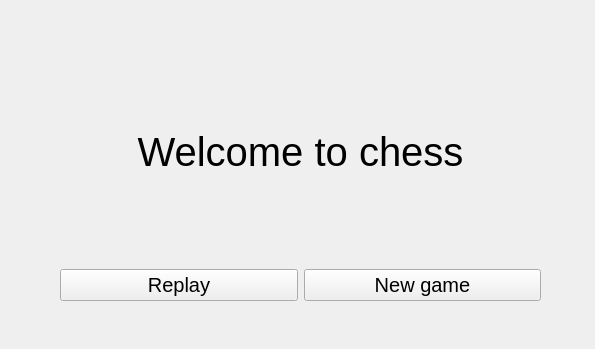
<?xml version="1.0" encoding="UTF-8"?>
<ui version="4.0">
 <class>MainWindow</class>
 <widget class="QWidget" name="MainWindow">
  <property name="geometry">
   <rect>
    <x>0</x>
    <y>0</y>
    <width>595</width>
    <height>349</height>
   </rect>
  </property>
  <property name="windowTitle">
   <string>Form</string>
  </property>
  <widget class="QWidget" name="">
   <property name="geometry">
    <rect>
     <x>60</x>
     <y>40</y>
     <width>481</width>
     <height>261</height>
    </rect>
   </property>
   <layout class="QVBoxLayout" name="verticalLayout">
    <item>
     <widget class="QLabel" name="label">
      <property name="font">
       <font>
        <pointsize>30</pointsize>
       </font>
      </property>
      <property name="text">
       <string>Welcome to chess</string>
      </property>
      <property name="alignment">
       <set>Qt::AlignCenter</set>
      </property>
     </widget>
    </item>
    <item>
     <layout class="QHBoxLayout" name="horizontalLayout">
      <item>
       <widget class="QPushButton" name="replay">
        <property name="font">
         <font>
          <pointsize>15</pointsize>
         </font>
        </property>
        <property name="text">
         <string>Replay</string>
        </property>
       </widget>
      </item>
      <item>
       <widget class="QPushButton" name="newgame">
        <property name="font">
         <font>
          <pointsize>15</pointsize>
         </font>
        </property>
        <property name="text">
         <string>New game</string>
        </property>
       </widget>
      </item>
     </layout>
    </item>
   </layout>
  </widget>
 </widget>
 <resources/>
 <connections/>
</ui>
